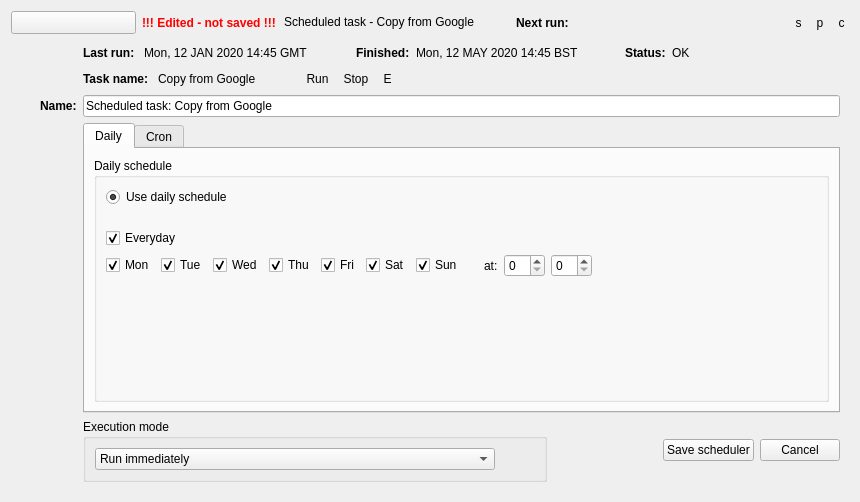
<?xml version="1.0" encoding="UTF-8"?>
<ui version="4.0">
 <class>SchedulerWidget</class>
 <widget class="QWidget" name="SchedulerWidget">
  <property name="geometry">
   <rect>
    <x>0</x>
    <y>0</y>
    <width>860</width>
    <height>502</height>
   </rect>
  </property>
  <property name="windowTitle">
   <string>Form</string>
  </property>
  <layout class="QVBoxLayout" name="verticalLayout">
   <property name="spacing">
    <number>0</number>
   </property>
   <item>
    <widget class="QWidget" name="widget" native="true">
     <layout class="QHBoxLayout" name="horizontalLayout">
      <property name="leftMargin">
       <number>0</number>
      </property>
      <property name="topMargin">
       <number>0</number>
      </property>
      <property name="rightMargin">
       <number>0</number>
      </property>
      <property name="bottomMargin">
       <number>0</number>
      </property>
      <item>
       <widget class="QToolButton" name="showDetails">
        <property name="minimumSize">
         <size>
          <width>125</width>
          <height>0</height>
         </size>
        </property>
        <property name="checkable">
         <bool>true</bool>
        </property>
        <property name="toolButtonStyle">
         <enum>Qt::ToolButtonTextBesideIcon</enum>
        </property>
        <property name="arrowType">
         <enum>Qt::NoArrow</enum>
        </property>
       </widget>
      </item>
      <item>
       <widget class="QLabel" name="saveStatus">
        <property name="styleSheet">
         <string notr="true"> QLabel { border: 0; color: red; font-weight: bold;}</string>
        </property>
        <property name="text">
         <string>!!! Edited - not saved !!!</string>
        </property>
       </widget>
      </item>
      <item>
       <widget class="QLineEdit" name="info">
        <property name="sizePolicy">
         <sizepolicy hsizetype="Expanding" vsizetype="Fixed">
          <horstretch>3</horstretch>
          <verstretch>0</verstretch>
         </sizepolicy>
        </property>
        <property name="contextMenuPolicy">
         <enum>Qt::NoContextMenu</enum>
        </property>
        <property name="autoFillBackground">
         <bool>false</bool>
        </property>
        <property name="styleSheet">
         <string notr="true">* { background-color: rgba(0, 0, 0, 0); }</string>
        </property>
        <property name="text">
         <string>Scheduled task - Copy from Google</string>
        </property>
        <property name="frame">
         <bool>false</bool>
        </property>
        <property name="readOnly">
         <bool>true</bool>
        </property>
       </widget>
      </item>
      <item>
       <spacer name="horizontalSpacer_6">
        <property name="orientation">
         <enum>Qt::Horizontal</enum>
        </property>
        <property name="sizeType">
         <enum>QSizePolicy::Fixed</enum>
        </property>
        <property name="sizeHint" stdset="0">
         <size>
          <width>10</width>
          <height>20</height>
         </size>
        </property>
       </spacer>
      </item>
      <item>
       <widget class="QLabel" name="label_7">
        <property name="styleSheet">
         <string notr="true">QLabel { font-weight: bold;}</string>
        </property>
        <property name="text">
         <string>Next run:</string>
        </property>
       </widget>
      </item>
      <item>
       <widget class="QLabel" name="nextRun">
        <property name="minimumSize">
         <size>
          <width>200</width>
          <height>0</height>
         </size>
        </property>
        <property name="text">
         <string/>
        </property>
        <property name="textInteractionFlags">
         <set>Qt::LinksAccessibleByMouse|Qt::TextSelectableByKeyboard|Qt::TextSelectableByMouse</set>
        </property>
       </widget>
      </item>
      <item>
       <spacer name="horizontalSpacer">
        <property name="orientation">
         <enum>Qt::Horizontal</enum>
        </property>
        <property name="sizeType">
         <enum>QSizePolicy::Fixed</enum>
        </property>
        <property name="sizeHint" stdset="0">
         <size>
          <width>10</width>
          <height>20</height>
         </size>
        </property>
       </spacer>
      </item>
      <item>
       <widget class="QToolButton" name="start">
        <property name="toolTip">
         <string>Activate scheduler</string>
        </property>
        <property name="statusTip">
         <string>Activate scheduler</string>
        </property>
        <property name="styleSheet">
         <string notr="true">QToolButton { border: 0; }

QToolButton:pressed {
 border: 4;
 border-radius: 10px;
 border-style: inset;
 border-color: rgba(1, 1, 1, 0);
}</string>
        </property>
        <property name="text">
         <string>s</string>
        </property>
       </widget>
      </item>
      <item>
       <widget class="QToolButton" name="pause">
        <property name="toolTip">
         <string>Pause scheduler</string>
        </property>
        <property name="statusTip">
         <string>Pause scheduler</string>
        </property>
        <property name="styleSheet">
         <string notr="true">QToolButton { border: 0; }

QToolButton:pressed {
 border: 4;
 border-radius: 10px;
 border-style: inset;
 border-color: rgba(1, 1, 1, 0);
}</string>
        </property>
        <property name="text">
         <string>p</string>
        </property>
       </widget>
      </item>
      <item>
       <widget class="QToolButton" name="cancel">
        <property name="toolTip">
         <string>Delete scheduler</string>
        </property>
        <property name="statusTip">
         <string>Delete scheduler</string>
        </property>
        <property name="styleSheet">
         <string notr="true">QToolButton { border: 0; }

QToolButton:pressed {
 border: 4;
 border-radius: 10px;
 border-style: inset;
 border-color: rgba(1, 1, 1, 0);
}</string>
        </property>
        <property name="text">
         <string>c</string>
        </property>
       </widget>
      </item>
     </layout>
    </widget>
   </item>
   <item>
    <widget class="QWidget" name="details" native="true">
     <layout class="QGridLayout" name="gridLayout">
      <item row="4" column="4">
       <widget class="QTabWidget" name="tabWidget">
        <property name="tabPosition">
         <enum>QTabWidget::North</enum>
        </property>
        <property name="currentIndex">
         <number>0</number>
        </property>
        <widget class="QWidget" name="tab">
         <attribute name="title">
          <string>Daily</string>
         </attribute>
         <layout class="QHBoxLayout" name="horizontalLayout_6">
          <item>
           <widget class="QGroupBox" name="groupBox_2">
            <property name="title">
             <string>Daily schedule</string>
            </property>
            <layout class="QVBoxLayout" name="verticalLayout_2">
             <item>
              <widget class="QRadioButton" name="dailyState">
               <property name="text">
                <string>Use daily schedule</string>
               </property>
               <property name="checked">
                <bool>true</bool>
               </property>
              </widget>
             </item>
             <item>
              <spacer name="verticalSpacer_3">
               <property name="orientation">
                <enum>Qt::Vertical</enum>
               </property>
               <property name="sizeType">
                <enum>QSizePolicy::Fixed</enum>
               </property>
               <property name="sizeHint" stdset="0">
                <size>
                 <width>20</width>
                 <height>15</height>
                </size>
               </property>
              </spacer>
             </item>
             <item>
              <widget class="QCheckBox" name="everyday">
               <property name="text">
                <string>Everyday</string>
               </property>
               <property name="checked">
                <bool>true</bool>
               </property>
              </widget>
             </item>
             <item>
              <layout class="QHBoxLayout" name="horizontalLayout_4">
               <item>
                <widget class="QCheckBox" name="cb_mon">
                 <property name="text">
                  <string>Mon</string>
                 </property>
                 <property name="checked">
                  <bool>true</bool>
                 </property>
                </widget>
               </item>
               <item>
                <widget class="QCheckBox" name="cb_tue">
                 <property name="text">
                  <string>Tue</string>
                 </property>
                 <property name="checked">
                  <bool>true</bool>
                 </property>
                </widget>
               </item>
               <item>
                <widget class="QCheckBox" name="cb_wed">
                 <property name="text">
                  <string>Wed</string>
                 </property>
                 <property name="checked">
                  <bool>true</bool>
                 </property>
                </widget>
               </item>
               <item>
                <widget class="QCheckBox" name="cb_thu">
                 <property name="text">
                  <string>Thu</string>
                 </property>
                 <property name="checked">
                  <bool>true</bool>
                 </property>
                </widget>
               </item>
               <item>
                <widget class="QCheckBox" name="cb_fri">
                 <property name="text">
                  <string>Fri</string>
                 </property>
                 <property name="checked">
                  <bool>true</bool>
                 </property>
                </widget>
               </item>
               <item>
                <widget class="QCheckBox" name="cb_sat">
                 <property name="text">
                  <string>Sat</string>
                 </property>
                 <property name="checked">
                  <bool>true</bool>
                 </property>
                </widget>
               </item>
               <item>
                <widget class="QCheckBox" name="cb_sun">
                 <property name="text">
                  <string>Sun</string>
                 </property>
                 <property name="checked">
                  <bool>true</bool>
                 </property>
                </widget>
               </item>
               <item>
                <spacer name="horizontalSpacer_3">
                 <property name="orientation">
                  <enum>Qt::Horizontal</enum>
                 </property>
                 <property name="sizeType">
                  <enum>QSizePolicy::Fixed</enum>
                 </property>
                 <property name="sizeHint" stdset="0">
                  <size>
                   <width>15</width>
                   <height>20</height>
                  </size>
                 </property>
                </spacer>
               </item>
               <item>
                <widget class="QLabel" name="label">
                 <property name="text">
                  <string>at:</string>
                 </property>
                </widget>
               </item>
               <item>
                <widget class="HoursSpinBox" name="hours">
                 <property name="maximum">
                  <number>23</number>
                 </property>
                 <property name="singleStep">
                  <number>1</number>
                 </property>
                 <property name="value">
                  <number>0</number>
                 </property>
                </widget>
               </item>
               <item>
                <widget class="MinutesSpinBox" name="minutes">
                 <property name="readOnly">
                  <bool>false</bool>
                 </property>
                 <property name="maximum">
                  <number>59</number>
                 </property>
                 <property name="singleStep">
                  <number>1</number>
                 </property>
                 <property name="value">
                  <number>0</number>
                 </property>
                </widget>
               </item>
               <item>
                <spacer name="horizontalSpacer_2">
                 <property name="orientation">
                  <enum>Qt::Horizontal</enum>
                 </property>
                 <property name="sizeHint" stdset="0">
                  <size>
                   <width>40</width>
                   <height>20</height>
                  </size>
                 </property>
                </spacer>
               </item>
              </layout>
             </item>
             <item>
              <spacer name="verticalSpacer_2">
               <property name="orientation">
                <enum>Qt::Vertical</enum>
               </property>
               <property name="sizeHint" stdset="0">
                <size>
                 <width>20</width>
                 <height>0</height>
                </size>
               </property>
              </spacer>
             </item>
            </layout>
           </widget>
          </item>
         </layout>
        </widget>
        <widget class="QWidget" name="tab_2">
         <attribute name="title">
          <string>Cron</string>
         </attribute>
         <layout class="QVBoxLayout" name="verticalLayout_5">
          <item>
           <widget class="QGroupBox" name="groupBox_3">
            <property name="title">
             <string>Cron based schedule</string>
            </property>
            <layout class="QVBoxLayout" name="verticalLayout_6">
             <item>
              <widget class="QRadioButton" name="cronState">
               <property name="text">
                <string>Use cron based schedule</string>
               </property>
              </widget>
             </item>
             <item>
              <spacer name="verticalSpacer_4">
               <property name="orientation">
                <enum>Qt::Vertical</enum>
               </property>
               <property name="sizeType">
                <enum>QSizePolicy::Fixed</enum>
               </property>
               <property name="sizeHint" stdset="0">
                <size>
                 <width>20</width>
                 <height>10</height>
                </size>
               </property>
              </spacer>
             </item>
             <item>
              <layout class="QHBoxLayout" name="horizontalLayout_5">
               <item>
                <widget class="QLabel" name="label_6">
                 <property name="text">
                  <string>Cron:</string>
                 </property>
                </widget>
               </item>
               <item>
                <widget class="QLineEdit" name="cron">
                 <property name="minimumSize">
                  <size>
                   <width>0</width>
                   <height>24</height>
                  </size>
                 </property>
                 <property name="toolTip">
                  <string>&lt;html&gt;&lt;head/&gt;&lt;body&gt;&lt;p&gt;Example cron &amp;quot;30 6,18 * * MON-FRI&amp;quot; runs from Mon to Fri  at 06:30 and 18:30.&lt;/p&gt;&lt;/body&gt;&lt;/html&gt;</string>
                 </property>
                 <property name="text">
                  <string>* * 0 1-2 5</string>
                 </property>
                </widget>
               </item>
               <item>
                <widget class="QToolButton" name="validate">
                 <property name="toolTip">
                  <string>Validate cron definition</string>
                 </property>
                 <property name="statusTip">
                  <string>Validate cron definition</string>
                 </property>
                 <property name="text">
                  <string>Validate</string>
                 </property>
                </widget>
               </item>
              </layout>
             </item>
             <item>
              <widget class="QLabel" name="cronExplanation">
               <property name="text">
                <string>&lt;html&gt;&lt;head/&gt;&lt;body&gt;&lt;p style=&quot;line-height:1.5&quot;&gt;Supports: (0-59), (0-23), (1-31), (1-12 or JAN-DEC), ( 1-7 or MON-SUN) and special characters (* - / and ,).&lt;br/&gt;Try &lt;a href=&quot;https://crontab.guru/&quot;&gt;&lt;span style=&quot; text-decoration: underline; color:#0068da;&quot;&gt;crontab.guru&lt;/span&gt;&lt;/a&gt; for help. &lt;/p&gt;&lt;/body&gt;&lt;/html&gt;</string>
               </property>
               <property name="indent">
                <number>-1</number>
               </property>
               <property name="openExternalLinks">
                <bool>true</bool>
               </property>
              </widget>
             </item>
             <item>
              <spacer name="verticalSpacer">
               <property name="orientation">
                <enum>Qt::Vertical</enum>
               </property>
               <property name="sizeHint" stdset="0">
                <size>
                 <width>20</width>
                 <height>0</height>
                </size>
               </property>
              </spacer>
             </item>
            </layout>
           </widget>
          </item>
         </layout>
        </widget>
       </widget>
      </item>
      <item row="1" column="4">
       <layout class="QHBoxLayout" name="horizontalLayout_3">
        <item>
         <widget class="QLabel" name="label_2">
          <property name="sizePolicy">
           <sizepolicy hsizetype="Fixed" vsizetype="Preferred">
            <horstretch>0</horstretch>
            <verstretch>0</verstretch>
           </sizepolicy>
          </property>
          <property name="styleSheet">
           <string notr="true">QLabel { font-weight: bold;}</string>
          </property>
          <property name="text">
           <string>Task name: </string>
          </property>
         </widget>
        </item>
        <item>
         <widget class="QLabel" name="taskName">
          <property name="sizePolicy">
           <sizepolicy hsizetype="Fixed" vsizetype="Preferred">
            <horstretch>0</horstretch>
            <verstretch>0</verstretch>
           </sizepolicy>
          </property>
          <property name="text">
           <string>Copy from Google</string>
          </property>
          <property name="textInteractionFlags">
           <set>Qt::LinksAccessibleByMouse|Qt::TextSelectableByKeyboard|Qt::TextSelectableByMouse</set>
          </property>
         </widget>
        </item>
        <item>
         <spacer name="horizontalSpacer_12">
          <property name="orientation">
           <enum>Qt::Horizontal</enum>
          </property>
          <property name="sizeType">
           <enum>QSizePolicy::Fixed</enum>
          </property>
          <property name="sizeHint" stdset="0">
           <size>
            <width>40</width>
            <height>20</height>
           </size>
          </property>
         </spacer>
        </item>
        <item>
         <widget class="QToolButton" name="runTask">
          <property name="toolTip">
           <string>Run task now</string>
          </property>
          <property name="statusTip">
           <string>Run task now</string>
          </property>
          <property name="styleSheet">
           <string notr="true">QToolButton { border: 0; }

QToolButton:pressed {
 border: 4;
 border-radius: 10px;
 border-style: inset;
 border-color: rgba(1, 1, 1, 0);
}</string>
          </property>
          <property name="text">
           <string>Run</string>
          </property>
         </widget>
        </item>
        <item>
         <widget class="QToolButton" name="stopTask">
          <property name="toolTip">
           <string>Stop task</string>
          </property>
          <property name="statusTip">
           <string>Stop task</string>
          </property>
          <property name="styleSheet">
           <string notr="true">QToolButton { border: 0; }

QToolButton:pressed {
 border: 4;
 border-radius: 10px;
 border-style: inset;
 border-color: rgba(1, 1, 1, 0);
}</string>
          </property>
          <property name="text">
           <string>Stop</string>
          </property>
         </widget>
        </item>
        <item>
         <widget class="QToolButton" name="editTask">
          <property name="toolTip">
           <string>Edit task</string>
          </property>
          <property name="statusTip">
           <string>Edit task</string>
          </property>
          <property name="styleSheet">
           <string notr="true">QToolButton { border: 0; }

QToolButton:pressed {
 border: 4;
 border-radius: 10px;
 border-style: inset;
 border-color: rgba(1, 1, 1, 0);
}</string>
          </property>
          <property name="text">
           <string>E</string>
          </property>
         </widget>
        </item>
        <item>
         <spacer name="horizontalSpacer_11">
          <property name="orientation">
           <enum>Qt::Horizontal</enum>
          </property>
          <property name="sizeHint" stdset="0">
           <size>
            <width>40</width>
            <height>20</height>
           </size>
          </property>
         </spacer>
        </item>
       </layout>
      </item>
      <item row="1" column="0">
       <spacer name="horizontalSpacer_5">
        <property name="orientation">
         <enum>Qt::Horizontal</enum>
        </property>
        <property name="sizeType">
         <enum>QSizePolicy::Fixed</enum>
        </property>
        <property name="sizeHint" stdset="0">
         <size>
          <width>20</width>
          <height>20</height>
         </size>
        </property>
       </spacer>
      </item>
      <item row="5" column="4">
       <layout class="QHBoxLayout" name="horizontalLayout_2">
        <item>
         <widget class="QGroupBox" name="groupBox">
          <property name="title">
           <string>Execution mode</string>
          </property>
          <layout class="QHBoxLayout" name="horizontalLayout_7">
           <item>
            <widget class="QComboBox" name="cb_executionMode">
             <property name="minimumSize">
              <size>
               <width>400</width>
               <height>0</height>
              </size>
             </property>
             <item>
              <property name="text">
               <string>Run immediately</string>
              </property>
             </item>
             <item>
              <property name="text">
               <string>Add to the queue</string>
              </property>
             </item>
            </widget>
           </item>
           <item>
            <spacer name="horizontalSpacer_7">
             <property name="orientation">
              <enum>Qt::Horizontal</enum>
             </property>
             <property name="sizeHint" stdset="0">
              <size>
               <width>40</width>
               <height>20</height>
              </size>
             </property>
            </spacer>
           </item>
          </layout>
         </widget>
        </item>
        <item>
         <spacer name="horizontalSpacer_10">
          <property name="orientation">
           <enum>Qt::Horizontal</enum>
          </property>
          <property name="sizeHint" stdset="0">
           <size>
            <width>40</width>
            <height>20</height>
           </size>
          </property>
         </spacer>
        </item>
        <item>
         <widget class="QPushButton" name="saveSchedule">
          <property name="toolTip">
           <string>Save scheduler</string>
          </property>
          <property name="statusTip">
           <string>Save scheduler</string>
          </property>
          <property name="text">
           <string>Save scheduler</string>
          </property>
         </widget>
        </item>
        <item>
         <widget class="QPushButton" name="cancelScheduleEdit">
          <property name="toolTip">
           <string>Cancel editing</string>
          </property>
          <property name="statusTip">
           <string>Cancel editing</string>
          </property>
          <property name="text">
           <string>Cancel</string>
          </property>
         </widget>
        </item>
       </layout>
      </item>
      <item row="0" column="4">
       <layout class="QHBoxLayout" name="horizontalLayout_8">
        <item>
         <widget class="QLabel" name="label_4">
          <property name="styleSheet">
           <string notr="true">QLabel { font-weight: bold;}</string>
          </property>
          <property name="text">
           <string>Last run: </string>
          </property>
         </widget>
        </item>
        <item alignment="Qt::AlignLeft">
         <widget class="QLabel" name="lastRun">
          <property name="text">
           <string>Mon, 12 JAN 2020 14:45 GMT </string>
          </property>
          <property name="textInteractionFlags">
           <set>Qt::LinksAccessibleByMouse|Qt::TextSelectableByKeyboard|Qt::TextSelectableByMouse</set>
          </property>
         </widget>
        </item>
        <item>
         <spacer name="horizontalSpacer_9">
          <property name="orientation">
           <enum>Qt::Horizontal</enum>
          </property>
          <property name="sizeType">
           <enum>QSizePolicy::Fixed</enum>
          </property>
          <property name="sizeHint" stdset="0">
           <size>
            <width>40</width>
            <height>20</height>
           </size>
          </property>
         </spacer>
        </item>
        <item>
         <widget class="QLabel" name="label_5">
          <property name="styleSheet">
           <string notr="true">QLabel { font-weight: bold;}</string>
          </property>
          <property name="text">
           <string>Finished:</string>
          </property>
         </widget>
        </item>
        <item>
         <widget class="QLabel" name="lastRunFinished">
          <property name="minimumSize">
           <size>
            <width>150</width>
            <height>0</height>
           </size>
          </property>
          <property name="text">
           <string>Mon, 12 MAY 2020 14:45 BST</string>
          </property>
          <property name="textInteractionFlags">
           <set>Qt::LinksAccessibleByMouse|Qt::TextSelectableByKeyboard|Qt::TextSelectableByMouse</set>
          </property>
         </widget>
        </item>
        <item>
         <spacer name="horizontalSpacer_4">
          <property name="orientation">
           <enum>Qt::Horizontal</enum>
          </property>
          <property name="sizeType">
           <enum>QSizePolicy::Fixed</enum>
          </property>
          <property name="sizeHint" stdset="0">
           <size>
            <width>40</width>
            <height>20</height>
           </size>
          </property>
         </spacer>
        </item>
        <item>
         <widget class="QLabel" name="label_8">
          <property name="styleSheet">
           <string notr="true">QLabel { font-weight: bold;}</string>
          </property>
          <property name="text">
           <string>Status:</string>
          </property>
         </widget>
        </item>
        <item>
         <widget class="QLabel" name="lastRunStatus">
          <property name="minimumSize">
           <size>
            <width>50</width>
            <height>0</height>
           </size>
          </property>
          <property name="text">
           <string>OK</string>
          </property>
          <property name="textInteractionFlags">
           <set>Qt::LinksAccessibleByMouse|Qt::TextSelectableByKeyboard|Qt::TextSelectableByMouse</set>
          </property>
         </widget>
        </item>
        <item>
         <spacer name="horizontalSpacer_8">
          <property name="orientation">
           <enum>Qt::Horizontal</enum>
          </property>
          <property name="sizeHint" stdset="0">
           <size>
            <width>40</width>
            <height>20</height>
           </size>
          </property>
         </spacer>
        </item>
       </layout>
      </item>
      <item row="3" column="4">
       <widget class="QLineEdit" name="schedulerName">
        <property name="text">
         <string>Scheduled task: Copy from Google</string>
        </property>
        <property name="maxLength">
         <number>70</number>
        </property>
       </widget>
      </item>
      <item row="3" column="3">
       <widget class="QLabel" name="label_3">
        <property name="styleSheet">
         <string notr="true">QLabel { font-weight: bold;}</string>
        </property>
        <property name="text">
         <string>Name:</string>
        </property>
       </widget>
      </item>
     </layout>
    </widget>
   </item>
  </layout>
 </widget>
 <customwidgets>
  <customwidget>
   <class>HoursSpinBox</class>
   <extends>QSpinBox</extends>
   <header>hours_spinbox.h</header>
  </customwidget>
  <customwidget>
   <class>MinutesSpinBox</class>
   <extends>QSpinBox</extends>
   <header>minutes_spinbox.h</header>
  </customwidget>
 </customwidgets>
 <tabstops>
  <tabstop>showDetails</tabstop>
  <tabstop>cancel</tabstop>
 </tabstops>
 <resources/>
 <connections/>
</ui>
